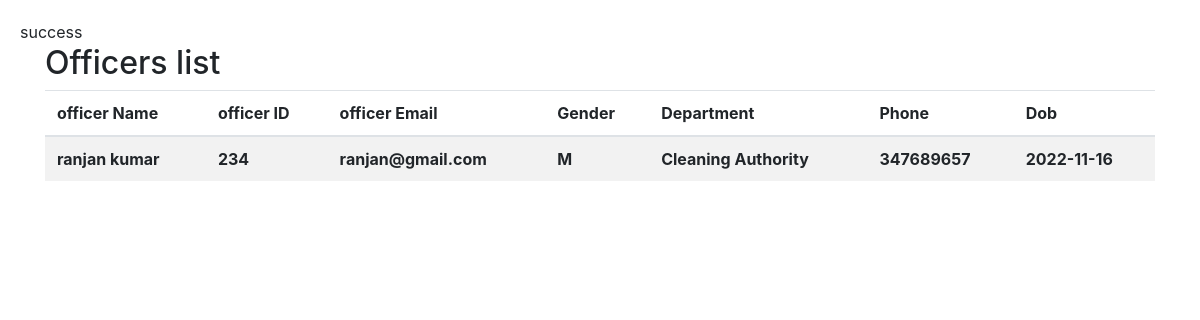
Page /government-site/officer_table.php on the committed database.
### tables this page shows
CREATE TABLE `officer_data` (
  `ofid` int(11) DEFAULT NULL,
  `ofname` varchar(30) DEFAULT NULL,
  `email` varchar(30) DEFAULT NULL,
  `dob` date DEFAULT NULL,
  `dept` varchar(30) DEFAULT NULL,
  `password` varchar(10) DEFAULT NULL,
  `gender` varchar(3) NOT NULL,
  `profile_img` varchar(30) NOT NULL,
  `phone` int(15) NOT NULL
);

### government-site/officer_table.php (the view, shortened to what this page needs)
<?php
include 'connection.php';
$sql1 = "SELECT*FROM officer_data";
$result = mysqli_query($conn,$sql1);
?>
<!DOCTYPE html>
<html>
<head>
  <link rel="stylesheet" href="https://stackpath.bootstrapcdn.com/bootstrap/4.5.0/css/bootstrap.min.css">
</head>
<body>
  <div class="container">
    <h2>Officers list</h2>
    <table class="table table-striped">
      <thead>
        <tr>
          <th>officer Name</th>
          <th>officer ID</th>
          <th>officer Email</th>
          <th>Gender</th>
          <th>Department</th>
          <th>Phone</th>
          <th>Dob</th>
        </tr>
      </thead>
      <tbody>
      <?php
                 while($row = mysqli_fetch_assoc($result)){
                ?>
                <tr>
                    <th scope="row"><?php echo $row['ofname']; ?></th>
                    <th scope="row"><?php echo $row['ofid']; ?></th>
                    <th scope="row"><?php echo $row['email']; ?></th>
                    <th scope="row"><?php echo $row['gender']; ?></th>
                    <th scope="row"><?php echo $row['dept']; ?></th>
                    <th scope="row"><?php echo $row['phone']; ?></th>
                    <th scope="row"><?php echo $row['dob']; ?></th>
                </tr>
                <?php
                 }
                ?>
      </tbody>
    </table>
  </div>
</body>
</html>

### government-site/officer_table.php (style rules this page uses)
body { margin: 20px; }

### rows in the picture
officer_data: ofname "ranjan kumar", ofid "234", email "ranjan@gmail.com", gender "M", dept "Cleaning Authority", phone "347689657", dob "2022-11-16"
